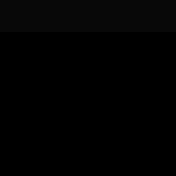

This is a level from a 2D game, rendered from its Tiled map with the project's own tilesets. A one-line summary and the map file follow, with tile-layer data summarised:
An orthogonal 11x11 tile map with 16x16 px tiles, 6 tile layers (Walkable, Other, Collisions, Other, ...), 4 tilesets and 1 object (teleport on push ).

<map version="1.0" orientation="orthogonal" width="11" height="11" tilewidth="16" tileheight="16">
 <tileset firstgid="1" source="../tileset/inside-terra.tsx" />
 <tileset firstgid="1025" source="../tileset/invisible.tsx" />
 <tileset firstgid="1041" source="../tileset/inside-mobilier.tsx" />
 <tileset firstgid="2065" source="../tileset/inside-decoration.tsx" />
 <layer name="Walkable" width="11" height="11">
  <data>[121 cells, 121 non-empty, 1 distinct tile ids]</data>
 </layer>
 <layer name="Other" width="11" height="11">
  <data>[121 cells, 0 non-empty, 0 distinct tile ids]</data>
 </layer>
 <layer name="Collisions" width="11" height="11">
  <data>[121 cells, 22 non-empty, 1 distinct tile ids]</data>
 </layer>
 <layer name="Other" width="11" height="11">
  <data>[121 cells, 6 non-empty, 6 distinct tile ids]</data>
 </layer>
 <layer name="WalkBehind" width="11" height="11">
  <data>[121 cells, 0 non-empty, 0 distinct tile ids]</data>
 </layer>
 <layer name="Other" width="11" height="11">
  <data>[121 cells, 0 non-empty, 0 distinct tile ids]</data>
 </layer>
 <objectgroup name="Moving" width="11" height="11">
  <object name="teleport on push" type="teleport on push " gid="1027" x="80" y="192">
   <properties>
    <property name="map" value="0.0" />
    <property name="x, y" value="15.15" />
   </properties>
  </object>
 </objectgroup>
</map>
